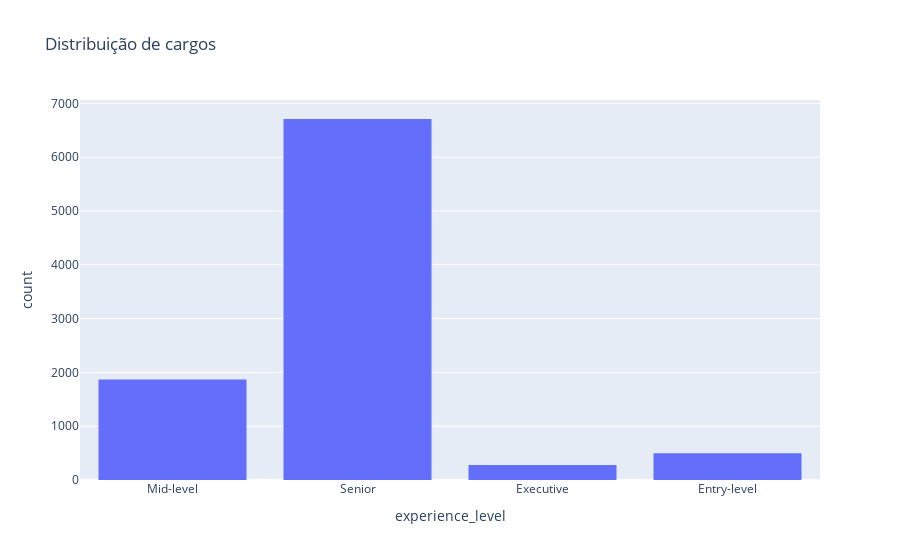

Notebook source saved alongside this figure:
### Code cell
fig = px.histogram(df, x='experience_level', title='Distribuição de cargos')
fig.show()

### Figure 1 — Plotly figure (JSON) as saved in the notebook; plotly's stock layout.template omitted (floating-point values rounded to 4 significant figures; data arrays with more than 128 entries replaced by an {"elided": "..."} marker saying what was removed)
{"data": [{"alignmentgroup": "True", "bingroup": "x", "hovertemplate": "experience_level=%{x}<br>count=%{y}<extra></extra>", "legendgroup": "", "marker": {"color": "#636efa", "pattern": {"shape": ""}}, "name": "", "offsetgroup": "", "orientation": "v", "showlegend": false, "type": "histogram", "x": {"elided": "9355 str values"}, "xaxis": "x", "yaxis": "y"}], "layout": {"barmode": "relative", "legend": {"tracegroupgap": 0}, "title": {"text": "Distribuição de cargos"}, "xaxis": {"anchor": "y", "domain": [0, 1], "title": {"text": "experience_level"}}, "yaxis": {"anchor": "x", "domain": [0, 1], "title": {"text": "count"}}}}
